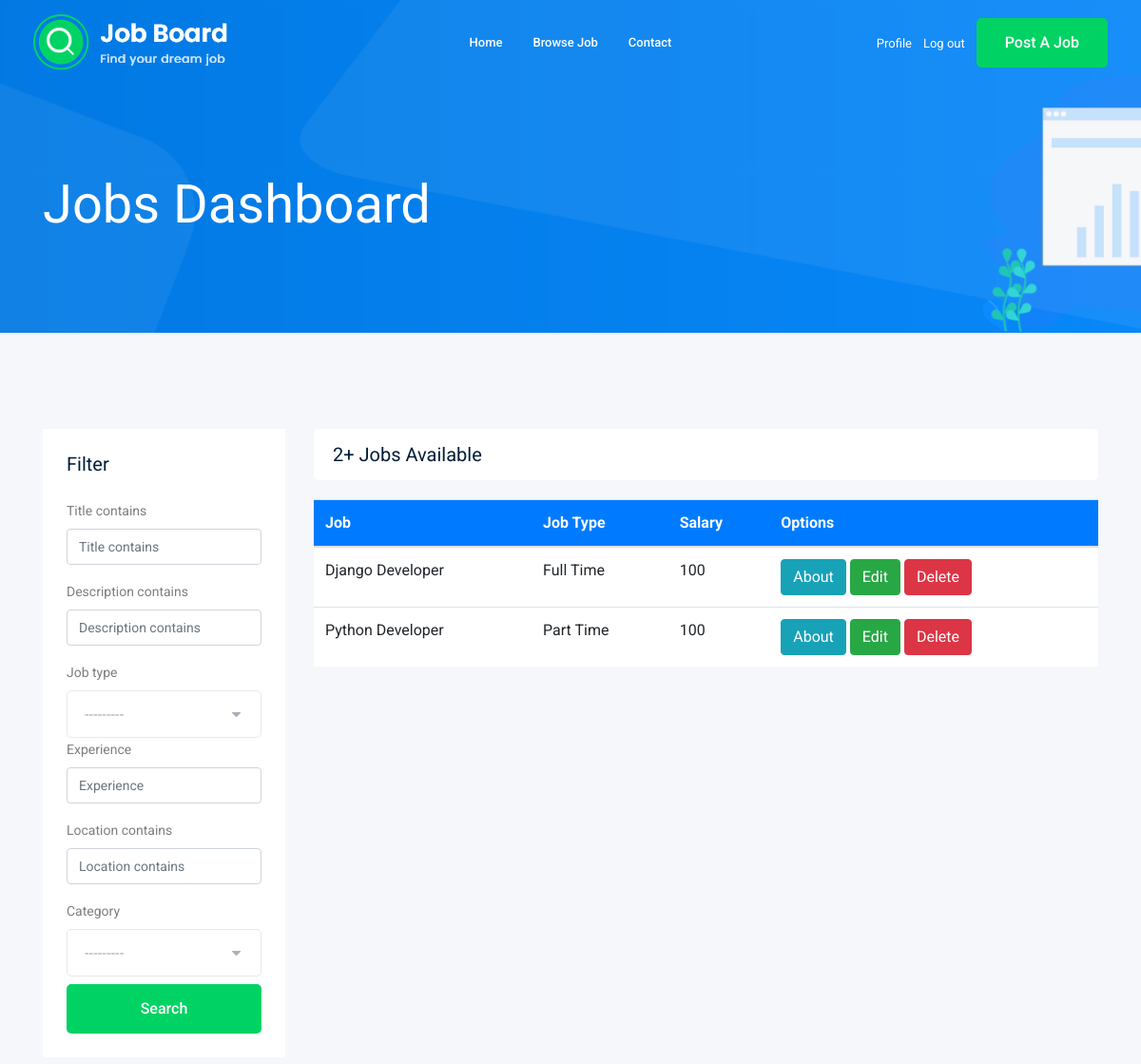
Page /jobs/?page=2 (signed in, upper part) on the earlier database version.
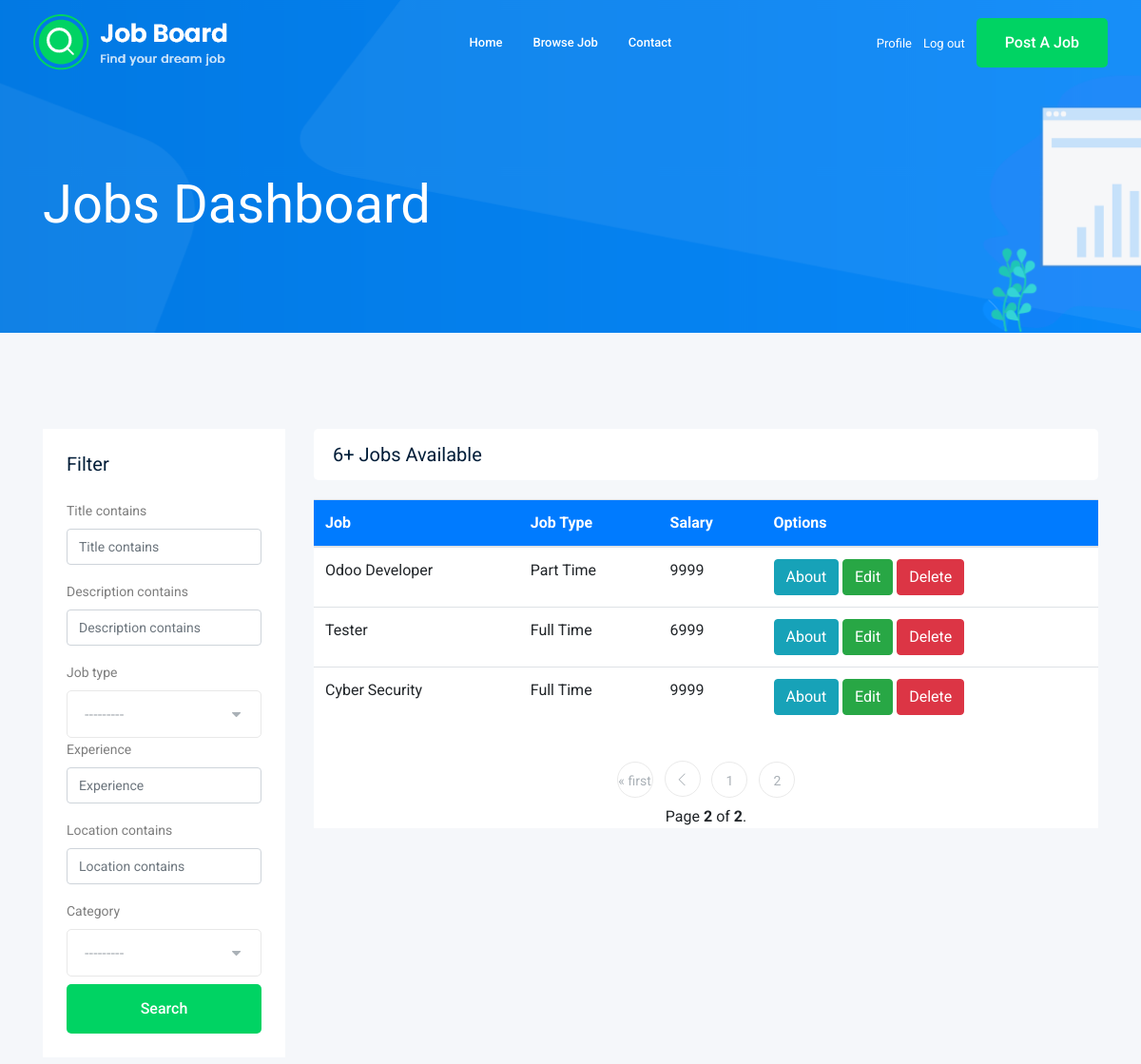
Same page on the later database version.
### job/models.py (models this page shows, shortened)
class Job(models.Model):
    title = models.CharField(max_length=50)
    description = models.TextField(max_length=2000)
    job_type = models.CharField(max_length=20, choices=JOB_TYPE_CHOICES)
    vacancy = models.PositiveIntegerField(default=1, validators=[MinValueValidator(1), MaxValueValidator(10)])
    salary = models.PositiveIntegerField(default=100, validators=[MinValueValidator(100), MaxValueValidator(100000)])
    experience = models.PositiveIntegerField(default=1, validators=[MinValueValidator(1), MaxValueValidator(50)])
    location = models.CharField(max_length=100, default='Egypt')
    image = models.FileField(upload_to=job_image_upload, default='none')
    published_at = models.DateTimeField(auto_now=True)
    category = models.ForeignKey(Category, related_name='job_category', on_delete=models.CASCADE)
    owner = models.ForeignKey(User, related_name='job_owner', on_delete=models.CASCADE)
    class Meta:
        db_table = 'job'

### job/views.py (the view)
# urls.py: path('', views.jobs, name='jobs'),
def jobs(request):
    job_list = Job.objects.all()
    jobs_count = job_list.count()
    filter = JobFilter(request.GET, queryset=job_list)
    job_list = filter.qs
    paginator = Paginator(job_list, 3)
    page_number = request.GET.get('page')
    page_obj = paginator.get_page(page_number)
    context = {'jobs_count': jobs_count, 'jobs': page_obj, 'filters': filter}
    if request.user.is_staff:
        return render(request, 'jobs_dashboard.html', context)
    else:
        return render(request, 'jobs.html', context)

### job/models.py (called while the page is built)
    def __str__(self) -> str:
        return self.name

### job/templates/jobs_dashboard.html (shortened to what the changed rows need)
{% extends "base.html" %}
{% load bootstrap5 %}
{% block content %}
    <div class="job_listing_area plus_padding">
        <div class="container">
            <div class="row">
                <div class="col-lg-9">
                    <div class="recent_joblist_wrap">
                        <div class="recent_joblist white-bg ">
                            <div class="row align-items-center">
                                <div class="col-md-6">
                                    <h4>{{jobs_count}}+ Jobs Available</h4>
                                </div>
                            </div>
                        </div>
                    </div>
                    <div class="job_lists m-0 white-bg">
                        <table class="table">
                            <thead class="btn-primary ps-15 pe-15">
                                <tr>
                                    <th scope="col">Job</th>
                                    <th scope="col">Job Type</th>
                                    <th scope="col">Salary</th>
                                    <th scope="col">Options</th>
                                </tr>
                            </thead>
                            <tbody>
                                {% for job in jobs %}
                                    <tr>
                                        <td>{{job.title}}</td>
                                        <td>{{job.job_type}}</td>
                                        <td>{{job.salary}}</td>
                                        <td>
                                            <a class="btn btn-info" href="{% url 'jobs:job_details' job.id %}">About</a>
                                            <a class="btn btn-success" href="{% url 'jobs:edit_job' job.id %}">Edit</a>
                                            <a class="btn btn-danger" href="{% url 'jobs:delete_job' job.id %}">Delete</a>
                                        </td>
                                    </tr>
                                {% endfor %}
                            </tbody>
                        </table>
                        {% if jobs.has_other_pages %}
                        <div class="row">
                            <div class="col-lg-12">
                                <div class="pagination_wrap">
                                    <ul>
                                        {% if jobs.has_previous %}
                                        <li><a href="?page=1">&laquo; first</a></li>
                                        <li><a href="?page={{ jobs.previous_page_number }}"> <i class="ti-angle-left"></i> </a></li>
                                        {% endif %}
                                        {% for page in jobs.paginator.page_range %}
                                        <li><a href="?page={{ page }}"><span>{{page}}</span></a></li>
                                        {% endfor %}
                                        <div class="row">
                                            <span class="current col-lg-12 mt-2">
                                                Page <strong>{{ jobs.number }}</strong> of <strong>{{ jobs.paginator.num_pages }}</strong>.
                                            </span>
                                        </div>
                                    </ul>
                                </div>
                            </div>
                        </div>
                        {% endif %}
                    </div>
                </div>
            </div>
        </div>
    </div>
{% endblock content %}

Differences in the rows shown:
no longer on this page (row unchanged): Job: title "Django Developer", job_type "Full Time", salary "100"
no longer on this page (row unchanged): Job: title "Python Developer", job_type "Part Time", salary "100"
added Job: title "Odoo Developer", job_type "Part Time", salary "9999"
added Job: title "Tester", job_type "Full Time", salary "6999"
added Job: title "Cyber Security", job_type "Full Time", salary "9999"
Other differences:
{{ jobs_count }}: "2" → "6"
{{ jobs.number }}: (not shown) → "2"
{{ jobs.paginator.num_pages }}: (not shown) → "2"
text now shown: "« first Page of ."
new list line: "1"
new list line: "2"
